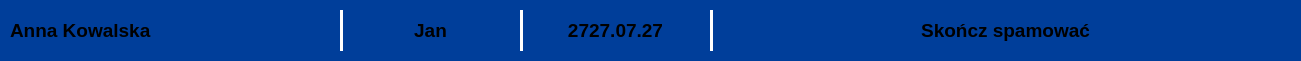
     <widget class="QFrame" name="frame_45">
      <property name="geometry">
       <rect>
        <x>30</x>
        <y>610</y>
        <width>1301</width>
        <height>61</height>
       </rect>
      </property>
      <property name="styleSheet">
       <string notr="true">background-color: rgb(0, 62, 154);
border-radius: 10px;</string>
      </property>
      <property name="frameShape">
       <enum>QFrame::Shape::StyledPanel</enum>
      </property>
      <property name="frameShadow">
       <enum>QFrame::Shadow::Raised</enum>
      </property>
      <widget class="Line" name="line_33">
       <property name="geometry">
        <rect>
         <x>520</x>
         <y>10</y>
         <width>3</width>
         <height>41</height>
        </rect>
       </property>
       <property name="styleSheet">
        <string notr="true">background-color: white;</string>
       </property>
       <property name="orientation">
        <enum>Qt::Orientation::Vertical</enum>
       </property>
      </widget>
      <widget class="Line" name="line_34">
       <property name="geometry">
        <rect>
         <x>710</x>
         <y>10</y>
         <width>3</width>
         <height>41</height>
        </rect>
       </property>
       <property name="styleSheet">
        <string notr="true">background-color: white;</string>
       </property>
       <property name="orientation">
        <enum>Qt::Orientation::Vertical</enum>
       </property>
      </widget>
      <widget class="QLabel" name="label_59">
       <property name="geometry">
        <rect>
         <x>350</x>
         <y>10</y>
         <width>161</width>
         <height>41</height>
        </rect>
       </property>
       <property name="font">
        <font>
         <pointsize>14</pointsize>
         <bold>true</bold>
        </font>
       </property>
       <property name="layoutDirection">
        <enum>Qt::LayoutDirection::LeftToRight</enum>
       </property>
       <property name="styleSheet">
        <string notr="true"/>
       </property>
       <property name="text">
        <string>Jan</string>
       </property>
       <property name="textFormat">
        <enum>Qt::TextFormat::RichText</enum>
       </property>
       <property name="alignment">
        <set>Qt::AlignmentFlag::AlignCenter</set>
       </property>
      </widget>
      <widget class="QLabel" name="label_60">
       <property name="geometry">
        <rect>
         <x>10</x>
         <y>10</y>
         <width>311</width>
         <height>41</height>
        </rect>
       </property>
       <property name="font">
        <font>
         <pointsize>14</pointsize>
         <bold>true</bold>
        </font>
       </property>
       <property name="layoutDirection">
        <enum>Qt::LayoutDirection::LeftToRight</enum>
       </property>
       <property name="styleSheet">
        <string notr="true"/>
       </property>
       <property name="text">
        <string>Anna Kowalska</string>
       </property>
       <property name="textFormat">
        <enum>Qt::TextFormat::RichText</enum>
       </property>
       <property name="alignment">
        <set>Qt::AlignmentFlag::AlignLeading|Qt::AlignmentFlag::AlignLeft|Qt::AlignmentFlag::AlignVCenter</set>
       </property>
      </widget>
      <widget class="QLabel" name="label_62">
       <property name="geometry">
        <rect>
         <x>730</x>
         <y>10</y>
         <width>551</width>
         <height>41</height>
        </rect>
       </property>
       <property name="font">
        <font>
         <pointsize>14</pointsize>
         <bold>true</bold>
        </font>
       </property>
       <property name="layoutDirection">
        <enum>Qt::LayoutDirection::LeftToRight</enum>
       </property>
       <property name="styleSheet">
        <string notr="true">background-color: rgb(0, 62, 154);</string>
       </property>
       <property name="text">
        <string>Skończ spamować</string>
       </property>
       <property name="textFormat">
        <enum>Qt::TextFormat::RichText</enum>
       </property>
       <property name="alignment">
        <set>Qt::AlignmentFlag::AlignCenter</set>
       </property>
      </widget>
      <widget class="Line" name="line_38">
       <property name="geometry">
        <rect>
         <x>340</x>
         <y>10</y>
         <width>3</width>
         <height>41</height>
        </rect>
       </property>
       <property name="styleSheet">
        <string notr="true">background-color: white;</string>
       </property>
       <property name="orientation">
        <enum>Qt::Orientation::Vertical</enum>
       </property>
      </widget>
      <widget class="QLabel" name="label_63">
       <property name="geometry">
        <rect>
         <x>530</x>
         <y>10</y>
         <width>171</width>
         <height>41</height>
        </rect>
       </property>
       <property name="font">
        <font>
         <pointsize>14</pointsize>
         <bold>true</bold>
        </font>
       </property>
       <property name="layoutDirection">
        <enum>Qt::LayoutDirection::LeftToRight</enum>
       </property>
       <property name="styleSheet">
        <string notr="true"/>
       </property>
       <property name="text">
        <string>2727.07.27</string>
       </property>
       <property name="textFormat">
        <enum>Qt::TextFormat::RichText</enum>
       </property>
       <property name="alignment">
        <set>Qt::AlignmentFlag::AlignCenter</set>
       </property>
      </widget>
     </widget>
